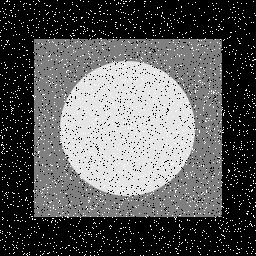
#> input picture hw2/noisy image/Fig0504(i)(salt-pepper-noise).jpg, 256 x 256 px, found by its file name
$ jupyter execute MedianFiltering.ipynb   (older library calls are emulated)
#> lines starting #> are read from the running program, lines starting #| are printed output that depends on the picture; after the words box and inside, x2 and y2 are one past the last pixel; in counts of white or black regions, pixels touching at a corner belong together
[cell 1]
import cv2
import numpy as np
import ipywidgets as widgets
from IPython.display import display
import io
import time

[cell 2]
img = cv2.imread('Fig0504(i)(salt-pepper-noise).jpg')
#> img is the input picture: shape (256, 256, 3); min 0, max 255, mean 90.9
height, width, channel = img.shape
#> height = 256; width = 256; channel = 3

# 결과 배열 생성
out1 = np.zeros((height + 2, width + 2, channel), dtype=np.float)
out1[1: 1 + height, 1: 1 + width] = img.copy().astype(np.float)
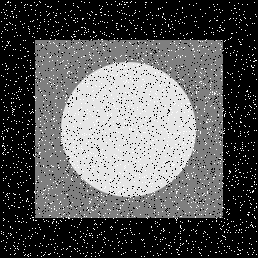
#> out1: shape (258, 258, 3) float64; min 0, max 255, mean 89.5
temp1 = out1.copy()

mask = 3

for i in range(height):
    for j in range(width):
        for k in range(channel): # mask size만큼 중간값 계산
            out1[1 + i, 1 + j, k] = np.median(temp1[i:i + mask, j:j + mask, k])
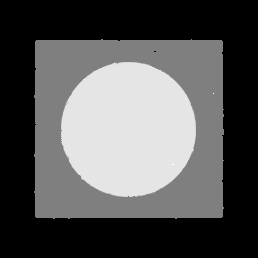
#> out1: shape (258, 258, 3) float64; 7.71% of pixels changed, all inside (x1, y1, x2, y2) = (1, 1, 257, 257)

out1 = out1[1:1 + height, 1:1 + width].astype(np.uint8)
#> out1: shape (256, 256, 3)

show_img = widgets.Image(
    value= cv2.imencode(".jpeg", out1)[1].tobytes(),
    format='jpec',
)
display(show_img)
